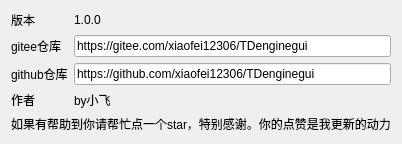
<?xml version="1.0" encoding="UTF-8"?>
<ui version="4.0">
 <class>About</class>
 <widget class="QWidget" name="About">
  <property name="geometry">
   <rect>
    <x>0</x>
    <y>0</y>
    <width>400</width>
    <height>129</height>
   </rect>
  </property>
  <property name="windowTitle">
   <string>关于</string>
  </property>
  <layout class="QFormLayout" name="formLayout">
   <item row="0" column="0">
    <widget class="QLabel" name="label">
     <property name="text">
      <string>版本</string>
     </property>
    </widget>
   </item>
   <item row="0" column="1">
    <widget class="QLabel" name="label_2">
     <property name="text">
      <string>1.0.0</string>
     </property>
    </widget>
   </item>
   <item row="1" column="0">
    <widget class="QLabel" name="label_3">
     <property name="text">
      <string>gitee仓库</string>
     </property>
    </widget>
   </item>
   <item row="1" column="1">
    <widget class="QLineEdit" name="lineEdit">
     <property name="text">
      <string>https://gitee.com/xiaofei12306/TDenginegui</string>
     </property>
    </widget>
   </item>
   <item row="2" column="0">
    <widget class="QLabel" name="label_4">
     <property name="text">
      <string>github仓库</string>
     </property>
    </widget>
   </item>
   <item row="2" column="1">
    <widget class="QLineEdit" name="lineEdit_2">
     <property name="text">
      <string>https://github.com/xiaofei12306/TDenginegui</string>
     </property>
    </widget>
   </item>
   <item row="3" column="0">
    <widget class="QLabel" name="label_5">
     <property name="text">
      <string>作者</string>
     </property>
    </widget>
   </item>
   <item row="3" column="1">
    <widget class="QLabel" name="label_6">
     <property name="text">
      <string>by小飞</string>
     </property>
    </widget>
   </item>
   <item row="4" column="0" colspan="2">
    <widget class="QLabel" name="label_7">
     <property name="text">
      <string>如果有帮助到你请帮忙点一个star，特别感谢。你的点赞是我更新的动力</string>
     </property>
    </widget>
   </item>
  </layout>
 </widget>
 <resources/>
 <connections/>
</ui>
